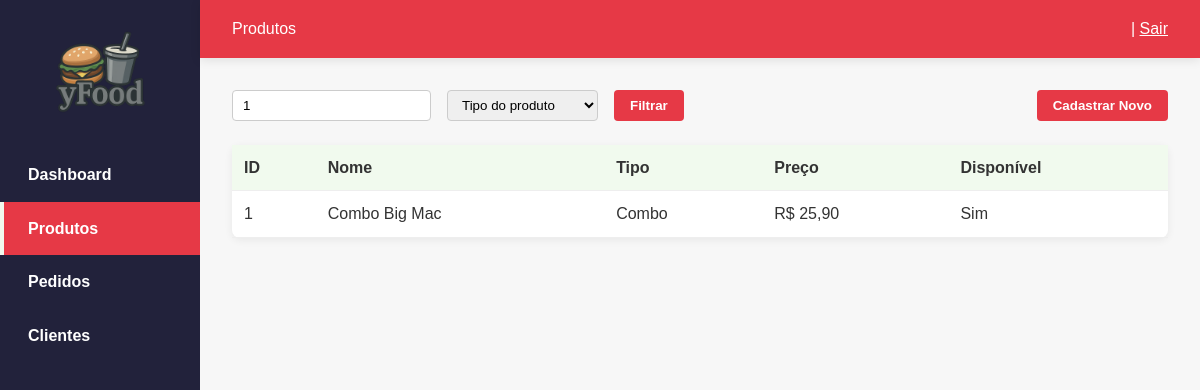
Screenshot of /admin/produtos.php?id=1 (signed in) with the database file from the repository.
### tables this page shows
CREATE TABLE IF NOT EXISTS produtos (
    id INT AUTO_INCREMENT PRIMARY KEY,
    nome VARCHAR(100) NOT NULL,
    descricao TEXT,
    preco DECIMAL(10,2) NOT NULL,
    tipo ENUM('Combo', 'Hambúrguer', 'Batata', 'Acompanhamento', 'Bebida') NOT NULL,
    imagem VARCHAR(255),
    disponivel BOOLEAN DEFAULT TRUE,
    data_criacao TIMESTAMP DEFAULT CURRENT_TIMESTAMP
);

### admin/produtos.php (the view, shortened to what this page needs)
<?php
    require_once '../config/database.php';
    $id_filtro = $_GET['id'] ?? '';
    $sql = 'SELECT * FROM produtos WHERE 1=1';
    $params = [];
    if ($id_filtro !== '') {
        $sql .= ' AND id = ?';
        $params[] = $id_filtro;
    }
    $sql .= ' ORDER BY id DESC';
    $stmt = $pdo->prepare($sql);
    $stmt->execute($params);
    $produtos = $stmt->fetchAll();
?>
<!DOCTYPE html>
<html lang="pt-br">
<head>
    <link rel="stylesheet" href="../assets/css/style.css">
</head>
<body>
<div class="admin-container">
    <nav class="sidebar">
        <img src="../assets/img/logo.png" alt="Logo" width="100">
        <a href="index.php">Dashboard</a>
        <a href="produtos.php" class="active">Produtos</a>
        <a href="pedidos.php">Pedidos</a>
        <a href="clientes.php">Clientes</a>
    </nav>
    <div class="content">
        <div class="header">
            <span>Produtos</span>
            <span><?php echo htmlspecialchars($_SESSION['admin_nome']); ?> | <a href="logout.php" style="color:#fff;text-decoration:underline;">Sair</a></span>
        </div>
        <div style="padding:32px;">
            <form class="filtros" method="get">
                <input type="text" name="id" placeholder="ID do produto" value="<?php echo htmlspecialchars($id_filtro); ?>">
                <select name="tipo">
                    <option value="">Tipo do produto</option>
                </select>
                <button type="submit">Filtrar</button>
                <button type="button" class="novo-btn">Cadastrar Novo</button>
            </form>
            <table class="produtos-table">
                <thead>
                    <tr><th>ID</th><th>Nome</th><th>Tipo</th><th>Preço</th><th>Disponível</th></tr>
                </thead>
                <tbody>
                <?php foreach ($produtos as $produto): ?>
                    <tr>
                        <td><?php echo $produto['id']; ?></td>
                        <td><?php echo htmlspecialchars($produto['nome']); ?></td>
                        <td><?php echo $produto['tipo']; ?></td>
                        <td>R$ <?php echo number_format($produto['preco'],2,',','.'); ?></td>
                        <td><?php echo $produto['disponivel'] ? 'Sim' : 'Não'; ?></td>
                    </tr>
                <?php endforeach; ?>
                </tbody>
            </table>
        </div>
    </div>
</div>
</body>
</html>

### assets/css/style.css (style rules this page uses)
* { margin: 0; padding: 0; box-sizing: border-box; }
body { font-family: 'Arial', sans-serif; line-height: 1.6; color: #333; background-color: #f8f8f8; }
.header { background: linear-gradient(135deg, #d32f2f 0%, #b71c1c 100%); color: white; padding: 1rem 0; box-shadow: 0 2px 10px rgba(0,0,0,0.1); position: sticky; top: 0; z-index: 1000; }

### admin/produtos.php (style rules this page uses)
body { background: #f7f7f7; }
.admin-container { display: flex; min-height: 100vh; }
.sidebar { width: 200px; background: #22223b; color: #fff; padding-top: 24px; display: flex; flex-direction: column; }
.sidebar img { display: block; margin: 0 auto 24px; }
.sidebar a { color: #fff; text-decoration: none; padding: 14px 24px; display: block; font-weight: bold; border-left: 4px solid transparent; }
.sidebar a.active, .sidebar a:hover { background: #e63946; border-left: 4px solid #f1faee; }
.content { flex: 1; padding: 0; }
.header { background: #e63946; color: #fff; padding: 16px 32px; display: flex; justify-content: space-between; align-items: center; }
.filtros { display: flex; gap: 16px; margin-bottom: 24px; }
.filtros input, .filtros select { padding: 6px 10px; border-radius: 4px; border: 1px solid #ccc; }
.filtros button { background: #e63946; color: #fff; border: none; padding: 8px 16px; border-radius: 4px; font-weight: bold; cursor: pointer; }
.produtos-table { width: 100%; border-collapse: collapse; background: #fff; border-radius: 8px; box-shadow: 0 2px 8px #0001; }
.produtos-table th, .produtos-table td { padding: 10px 12px; border-bottom: 1px solid #eee; text-align: left; }
.produtos-table th { background: #f1faee; }
.produtos-table td { vertical-align: middle; }
.novo-btn { margin-left: auto; }

### rows the page displays
produtos: id "1", nome "Combo Big Mac", tipo "Combo", preco "25,90", disponivel "Sim"
